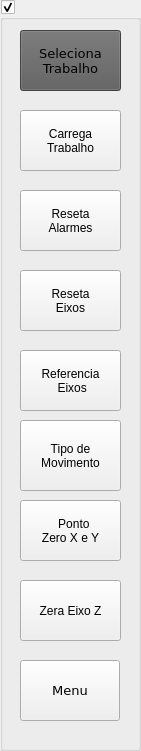
  <widget class="QGroupBox" name="groupBox_8">
   <property name="geometry">
    <rect>
     <x>880</x>
     <y>10</y>
     <width>141</width>
     <height>751</height>
    </rect>
   </property>
   <property name="title">
    <string/>
   </property>
   <property name="checkable">
    <bool>true</bool>
   </property>
   <property name="PasswordLevel" stdset="0">
    <number>0</number>
   </property>
   <property name="Hide" stdset="0">
    <bool>true</bool>
   </property>
   <widget class="QHmiLinkPage" name="QHmiLinkPage_14">
    <property name="geometry">
     <rect>
      <x>20</x>
      <y>30</y>
      <width>101</width>
      <height>61</height>
     </rect>
    </property>
    <property name="font">
     <font>
      <family>DejaVu Sans</family>
      <pointsize>10</pointsize>
      <weight>50</weight>
      <italic>false</italic>
      <bold>false</bold>
     </font>
    </property>
    <property name="styleSheet">
     <string notr="true">font:10pt &quot;DejaVu Sans&quot;;
background-color: rgb(92, 92, 92);</string>
    </property>
    <property name="text">
     <string>Seleciona
Trabalho</string>
    </property>
    <property name="destinationPage">
     <cstring>filesystem.ui</cstring>
    </property>
    <property name="stateField">
     <cstring></cstring>
    </property>
    <property name="stateAction">
     <enum>QHmiLinkPage::Visible</enum>
    </property>
    <property name="PasswordLevel" stdset="0">
     <number>0</number>
    </property>
    <property name="Hide" stdset="0">
     <bool>false</bool>
    </property>
    <property name="Align left" stdset="0">
     <bool>false</bool>
    </property>
   </widget>
   <widget class="QHmiButton" name="QHmiButtonResetWork">
    <property name="geometry">
     <rect>
      <x>20</x>
      <y>110</y>
      <width>101</width>
      <height>61</height>
     </rect>
    </property>
    <property name="autoFillBackground">
     <bool>false</bool>
    </property>
    <property name="styleSheet">
     <string notr="true">font:10pt &quot;DejaVu Sans&quot;;</string>
    </property>
    <property name="text">
     <string>Carrega
Trabalho</string>
    </property>
    <property name="checked">
     <bool>false</bool>
    </property>
    <property name="fieldName">
     <cstring>RES1__POU_SLOW_CNC.B_CNC_RESET</cstring>
    </property>
    <property name="buttonAction">
     <enum>QHmiButton::Set</enum>
    </property>
    <property name="stateField">
     <cstring></cstring>
    </property>
    <property name="stateAction">
     <enum>QHmiButton::Enable</enum>
    </property>
    <property name="confirmMessage">
     <cstring>Deseja Carregar?</cstring>
    </property>
    <property name="PasswordLevel" stdset="0">
     <number>0</number>
    </property>
    <property name="Hide" stdset="0">
     <bool>true</bool>
    </property>
    <property name="Align left" stdset="0">
     <bool>false</bool>
    </property>
   </widget>
   <widget class="QHmiButton" name="QHmiButton_8">
    <property name="geometry">
     <rect>
      <x>20</x>
      <y>190</y>
      <width>101</width>
      <height>61</height>
     </rect>
    </property>
    <property name="styleSheet">
     <string notr="true">font:10pt &quot;DejaVu Sans&quot;;</string>
    </property>
    <property name="text">
     <string>Reseta
Alarmes</string>
    </property>
    <property name="fieldName">
     <cstring>CONF1_G_B_RESET_ALARMS</cstring>
    </property>
    <property name="buttonAction">
     <enum>QHmiButton::Set</enum>
    </property>
    <property name="stateField">
     <cstring></cstring>
    </property>
    <property name="stateAction">
     <enum>QHmiButton::Enable</enum>
    </property>
    <property name="confirmMessage">
     <cstring></cstring>
    </property>
    <property name="PasswordLevel" stdset="0">
     <number>0</number>
    </property>
    <property name="Hide" stdset="0">
     <bool>true</bool>
    </property>
    <property name="Align left" stdset="0">
     <bool>false</bool>
    </property>
   </widget>
   <widget class="QHmiButton" name="Reset_Axes">
    <property name="geometry">
     <rect>
      <x>20</x>
      <y>270</y>
      <width>101</width>
      <height>61</height>
     </rect>
    </property>
    <property name="styleSheet">
     <string notr="true">font:10pt &quot;DejaVu Sans&quot;;</string>
    </property>
    <property name="text">
     <string>Reseta
Eixos</string>
    </property>
    <property name="fieldName">
     <cstring>CONF1_G_B_RESET_AXIS</cstring>
    </property>
    <property name="buttonAction">
     <enum>QHmiButton::Set</enum>
    </property>
    <property name="stateField">
     <cstring></cstring>
    </property>
    <property name="stateAction">
     <enum>QHmiButton::Enable</enum>
    </property>
    <property name="confirmMessage">
     <cstring></cstring>
    </property>
    <property name="PasswordLevel" stdset="0">
     <number>0</number>
    </property>
    <property name="Hide" stdset="0">
     <bool>true</bool>
    </property>
    <property name="Align left" stdset="0">
     <bool>false</bool>
    </property>
   </widget>
   <widget class="QHmiButton" name="QHmiButton">
    <property name="geometry">
     <rect>
      <x>20</x>
      <y>350</y>
      <width>101</width>
      <height>61</height>
     </rect>
    </property>
    <property name="styleSheet">
     <string notr="true">font:10pt &quot;DejaVu Sans&quot;;</string>
    </property>
    <property name="text">
     <string>Referencia
 Eixos</string>
    </property>
    <property name="iconSize">
     <size>
      <width>56</width>
      <height>56</height>
     </size>
    </property>
    <property name="checked">
     <bool>true</bool>
    </property>
    <property name="fieldName">
     <cstring>CONF1_G_B_HOME_GERAL</cstring>
    </property>
    <property name="buttonAction">
     <enum>QHmiButton::Set</enum>
    </property>
    <property name="stateField">
     <cstring>CONF1_G_B_MAN</cstring>
    </property>
    <property name="confirmMessage">
     <cstring>Deseja Referenciar?</cstring>
    </property>
    <property name="PasswordLevel" stdset="0">
     <number>0</number>
    </property>
    <property name="Hide" stdset="0">
     <bool>true</bool>
    </property>
    <property name="Align left" stdset="0">
     <bool>false</bool>
    </property>
   </widget>
   <widget class="QHmiLinkPage" name="QHmiLinkPage_12">
    <property name="geometry">
     <rect>
      <x>20</x>
      <y>660</y>
      <width>100</width>
      <height>61</height>
     </rect>
    </property>
    <property name="font">
     <font>
      <family>DejaVu Sans</family>
      <pointsize>10</pointsize>
      <weight>50</weight>
      <italic>false</italic>
      <bold>false</bold>
     </font>
    </property>
    <property name="styleSheet">
     <string notr="true">font:10pt &quot;DejaVu Sans&quot;;</string>
    </property>
    <property name="text">
     <string>Menu</string>
    </property>
    <property name="destinationPage">
     <cstring>menu.ui</cstring>
    </property>
    <property name="PasswordLevel" stdset="0">
     <number>0</number>
    </property>
    <property name="Hide" stdset="0">
     <bool>false</bool>
    </property>
    <property name="Align left" stdset="0">
     <bool>false</bool>
    </property>
   </widget>
   <widget class="QHmiButton" name="Modo">
    <property name="geometry">
     <rect>
      <x>20</x>
      <y>420</y>
      <width>101</width>
      <height>71</height>
     </rect>
    </property>
    <property name="styleSheet">
     <string notr="true">font:10pt &quot;DejaVu Sans&quot;;</string>
    </property>
    <property name="text">
     <string>Tipo de
Movimento</string>
    </property>
    <property name="checkable">
     <bool>false</bool>
    </property>
    <property name="toolButtonStyle">
     <enum>Qt::ToolButtonTextUnderIcon</enum>
    </property>
    <property name="autoRaise">
     <bool>false</bool>
    </property>
    <property name="arrowType">
     <enum>Qt::NoArrow</enum>
    </property>
    <property name="buttonAction">
     <enum>QHmiButton::SetReset</enum>
    </property>
    <property name="stateField">
     <cstring>CONF1_G_B_MAN</cstring>
    </property>
    <property name="stateAction">
     <enum>QHmiButton::Visible</enum>
    </property>
    <property name="confirmMessage">
     <cstring></cstring>
    </property>
    <property name="PasswordLevel" stdset="0">
     <number>0</number>
    </property>
    <property name="Hide" stdset="0">
     <bool>true</bool>
    </property>
    <property name="Align left" stdset="0">
     <bool>false</bool>
    </property>
   </widget>
   <widget class="QHmiButton" name="Reset_Axes_3">
    <property name="geometry">
     <rect>
      <x>20</x>
      <y>500</y>
      <width>101</width>
      <height>61</height>
     </rect>
    </property>
    <property name="styleSheet">
     <string notr="true">font:10pt &quot;DejaVu Sans&quot;;</string>
    </property>
    <property name="text">
     <string>  Ponto 
Zero X e Y</string>
    </property>
    <property name="fieldName">
     <cstring>CONF1_G_R_BT_ZERO_AXIS</cstring>
    </property>
    <property name="buttonAction">
     <enum>QHmiButton::SetReset</enum>
    </property>
    <property name="stateField">
     <cstring></cstring>
    </property>
    <property name="stateAction">
     <enum>QHmiButton::Enable</enum>
    </property>
    <property name="confirmMessage">
     <cstring></cstring>
    </property>
    <property name="PasswordLevel" stdset="0">
     <number>0</number>
    </property>
    <property name="Hide" stdset="0">
     <bool>true</bool>
    </property>
    <property name="Align left" stdset="0">
     <bool>false</bool>
    </property>
   </widget>
   <widget class="QHmiButton" name="Reset_Axes_2">
    <property name="geometry">
     <rect>
      <x>20</x>
      <y>580</y>
      <width>101</width>
      <height>61</height>
     </rect>
    </property>
    <property name="styleSheet">
     <string notr="true">font:10pt &quot;DejaVu Sans&quot;;</string>
    </property>
    <property name="text">
     <string>Zera Eixo Z</string>
    </property>
    <property name="fieldName">
     <cstring>CONF1_G_BT_ZERO_AXIS_Z</cstring>
    </property>
    <property name="buttonAction">
     <enum>QHmiButton::SetReset</enum>
    </property>
    <property name="stateField">
     <cstring></cstring>
    </property>
    <property name="stateAction">
     <enum>QHmiButton::Enable</enum>
    </property>
    <property name="confirmMessage">
     <cstring></cstring>
    </property>
    <property name="PasswordLevel" stdset="0">
     <number>0</number>
    </property>
    <property name="Hide" stdset="0">
     <bool>true</bool>
    </property>
    <property name="Align left" stdset="0">
     <bool>false</bool>
    </property>
   </widget>
  </widget>
